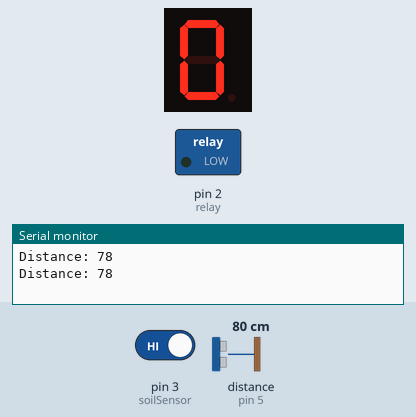
Simulated run of this sketch. Board: Arduino Uno, built with avr-gcc and run on an emulated ATmega328P. Shown: 1-digit seven-segment display, switched loads named in the sketch (green lamp = pin HIGH), the last lines printed to the serial monitor. Wiring (inferred from the names in the program): ultrasonic range finder: trigger pin 4; echo pin 5; 1-digit 7-segment display, segments lit when HIGH: segments pin 6, pin 7, pin 8, pin 9, pin 10, pin 11, pin 12. The test bench sets the inputs (shaded band); at power-on: pin 3 (soilSensor) HIGH, distance to the obstacle (sensor on pin 5) 80 cm. The echo pulse lasts 58.3 µs per cm; the segment pins are drawn as the display they are named for; pins used as bus, display or sensor lines are not drawn.

Above: at 3.8 s.
3.9 s: pin 3 (soilSensor) driven LOW
At 7.1 s:
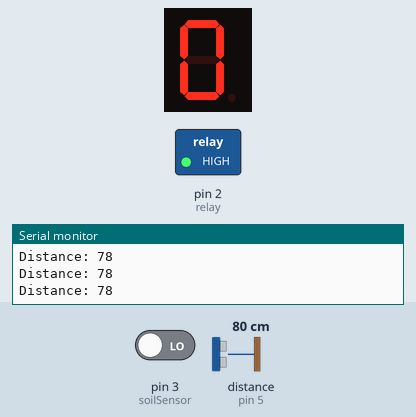
7.8 s: distance to the obstacle (sensor on pin 5) set to 2 cm
At 9.6 s:
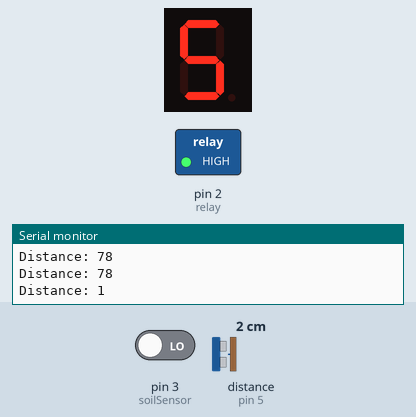
11.7 s: distance to the obstacle (sensor on pin 5) set to 9 cm
At 13.1 s:
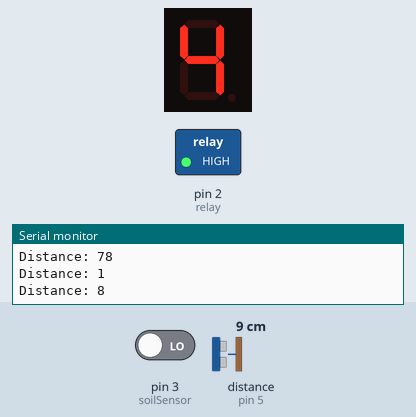
15.6 s: distance to the obstacle (sensor on pin 5) set to 18 cm
At 19.0 s:
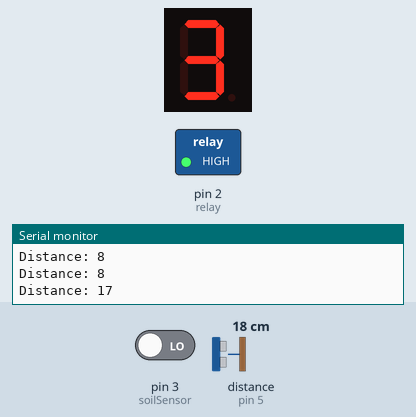
Timing chart, 0 to 20.5 s (numbered marks = the images above; inputs shaded):
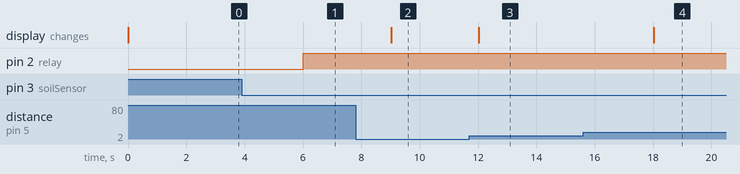

The sketch:

plant_watering.ino
```cpp
int water;
int ultraSonic = 0;
int relay = 2;
int soilSensor = 3;
int trigger = 4;
int echo = 5;
int a = 6, b = 7, c = 8, d = 9, e = 10, f = 11, g = 12;

void setup()
{
    Serial.begin(9600);
    pinMode(relay, OUTPUT);
    pinMode(soilSensor, INPUT);
    pinMode(trigger, OUTPUT);
    pinMode(echo, INPUT);
    pinMode(a, OUTPUT);
    pinMode(b, OUTPUT);
    pinMode(c, OUTPUT);
    pinMode(d, OUTPUT);
    pinMode(e, OUTPUT);
    pinMode(f, OUTPUT);
    pinMode(g, OUTPUT);
    digitalWrite(relay, LOW);
    resetDisplay();
}

void resetDisplay()
{
    // Turn off all segments
    digitalWrite(a, LOW);
    digitalWrite(b, LOW);
    digitalWrite(c, LOW);
    digitalWrite(d, LOW);
    digitalWrite(e, LOW);
    digitalWrite(f, LOW);
    digitalWrite(g, LOW);
}

void displayDigit(int dig)
{
    // Reset the display
    resetDisplay();

    // Turn on segments for the given digit
    switch (dig)
    {
    case 0:
        digitalWrite(a, HIGH);
        digitalWrite(b, HIGH);
        digitalWrite(c, HIGH);
        digitalWrite(d, HIGH);
        digitalWrite(e, HIGH);
        digitalWrite(f, HIGH);
        break;
    case 1:
        digitalWrite(b, HIGH);
        digitalWrite(c, HIGH);
        break;
    case 2:
        digitalWrite(a, HIGH);
        digitalWrite(b, HIGH);
        digitalWrite(d, HIGH);
        digitalWrite(e, HIGH);
        digitalWrite(g, HIGH);
        break;
    case 3:
        digitalWrite(a, HIGH);
        digitalWrite(b, HIGH);
        digitalWrite(c, HIGH);
        digitalWrite(d, HIGH);
        digitalWrite(g, HIGH);
        break;
    case 4:
        digitalWrite(b, HIGH);
        digitalWrite(c, HIGH);
        digitalWrite(f, HIGH);
        digitalWrite(g, HIGH);
        break;
    case 5:
        digitalWrite(a, HIGH);
        digitalWrite(c, HIGH);
        digitalWrite(d, HIGH);
        digitalWrite(f, HIGH);
        digitalWrite(g, HIGH);
        break;
    }
}

long readUltrasonicDistance(int trigger, int echo)
{
    digitalWrite(trigger, LOW);
    delayMicroseconds(2);
    digitalWrite(trigger, HIGH);
    delayMicroseconds(10);
    digitalWrite(trigger, LOW);
    long duration = pulseIn(echo, HIGH, 30000);
    if (duration == 0)
    {
        return -1;
    }
    return (duration * 0.034 / 2);
}

void loop()
{

    water = digitalRead(soilSensor);

    if (water == LOW)
    {
        digitalWrite(relay, HIGH);
    }
    else
    {
        digitalWrite(relay, LOW);
    }

    long distance = readUltrasonicDistance(trigger, echo);
    ultraSonic = (int)distance;
    Serial.print("Distance: ");
    Serial.println(ultraSonic);

    if (ultraSonic > 40)
    {
        displayDigit(0);
    }
    else if (ultraSonic > 30)
    {
        displayDigit(1);
    }
    else if (ultraSonic > 20)
    {
        displayDigit(2);
    }
    else if (ultraSonic > 10)
    {
        displayDigit(3);
    }
    else if (ultraSonic > 5)
    {
        displayDigit(4);
    }
    else
    {
        displayDigit(5);
    }

    delay(3000);
}
```

Measured:
- after the input at 3.9 s, pin 2 (relay): LOW → HIGH after 2.1 s
- after the input at 7.8 s, the display: changes after 1.2 s (image 2)
- after the input at 11.7 s, the display: changes after 0.32 s (image 3)
- after the input at 15.6 s, the display: changes after 2.4 s (image 4)
